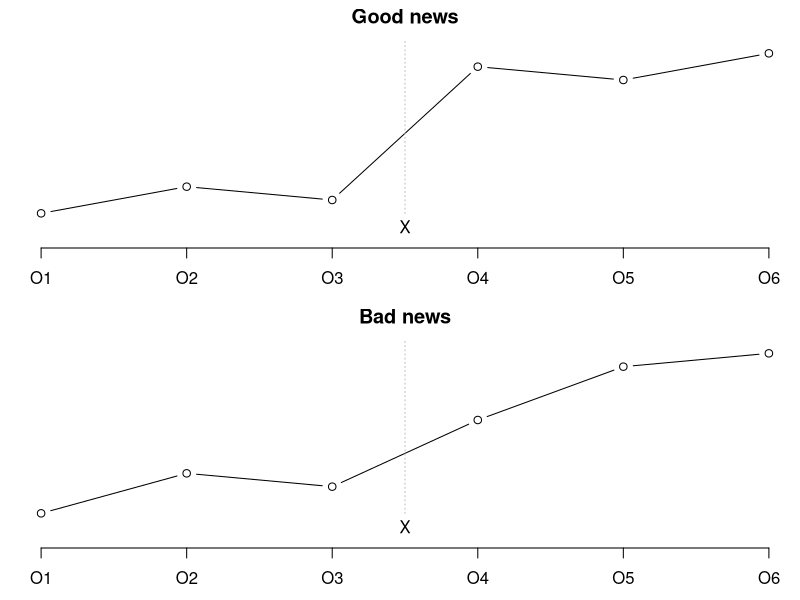
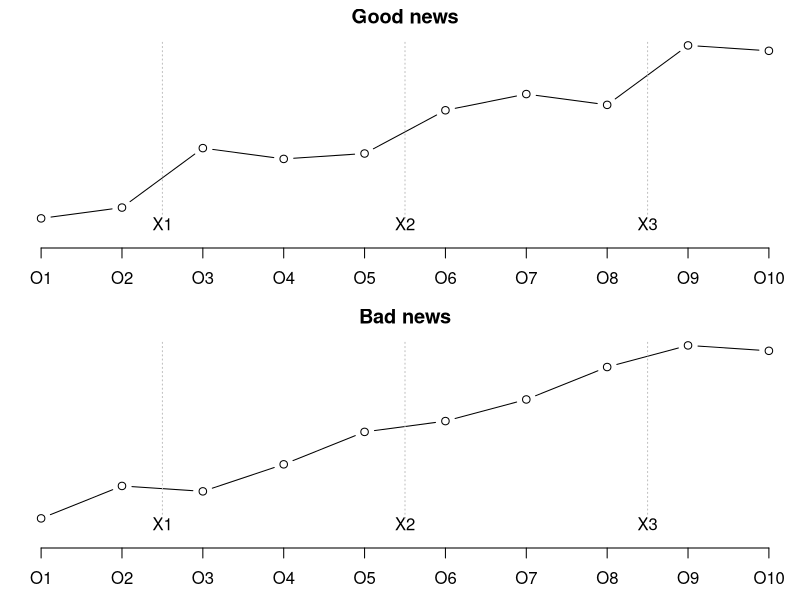
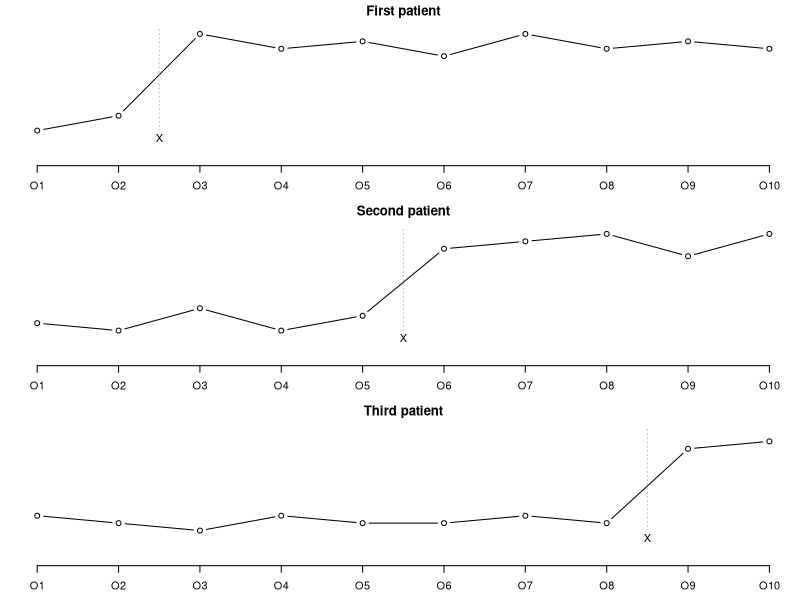

R code for these plots, in order:
## ---- chunk 1
cat("NR E: O1 O2 O3 X O4 O5 O6")
## ---- chunk 2
x <- 1:6
y1 <- c(1.1, 1.3, 1.2, 2.2, 2.1, 2.3)
y2 <- c(1.1, 1.4, 1.3, 1.8, 2.2, 2.3)
par(mar=c(2.6, 0.6, 1.6, 0.1), mfrow=c(2, 1))
plot(x, y1, axes=FALSE, type="b", ylim=c(0.9, 2.4))
text(3.5, 1, "X")
segments(3.5, 1.1, 3.5, 2.4, lty="dotted", col="gray")
axis(side=1, at=1:6, labels=paste0("O", 1:6))
title("Good news")
plot(x, y2, axes=FALSE, type="b", ylim=c(0.9, 2.4))
text(3.5, 1, "X")
segments(3.5, 1.1, 3.5, 2.4, lty="dotted", col="gray")
axis(side=1, at=1:6, labels=paste0("O", 1:6))
title("Bad news")
## ---- chunk 3
cat("NR E: O1 O2 X1 O3 O4 O5 X2 O6 O7 O8 X3 O9 O10")
## ---- chunk 4
x <- 1:10
y1 <- c(1.1, 1.3, 2.4, 2.2, 2.3, 3.1, 3.4, 3.2, 4.3, 4.2)
y2 <- c(1.1, 1.7, 1.6, 2.1, 2.7, 2.9, 3.3, 3.9, 4.3, 4.2)
par(mar=c(2.6, 0.6, 1.6, 0.1), mfrow=c(2, 1))
plot(x, y1, axes=FALSE, type="b", ylim=c(0.7, 4.4))
i1 <- c(2.5, 5.5, 8.5) 
text(i1, 1, paste0("X", 1:3))
segments(i1, 1.1, i1, 4.4, lty="dotted", col="gray")
axis(side=1, at=1:10, labels=paste0("O", 1:10))
title("Good news")
plot(x, y2, axes=FALSE, type="b", ylim=c(0.7, 4.4))
text(i1, 1, paste0("X", 1:3))
segments(i1, 1.1, i1, 4.4, lty="dotted", col="gray")
axis(side=1, at=1:10, labels=paste0("O", 1:10))
title("Bad news")
## ---- chunk 5
cat("NR E1: O1 O2 X O3 O4 O5   O6 O7 O8   O9 O10\n")
cat("NR E2: O1 O2   O3 O4 O5 X O6 O7 O8   O9 O10\n")
cat("NR E3: O1 O2   O3 O4 O5   O6 O7 O8 X O9 O10\n")
## ---- chunk 6
x <- 1:10
y1 <- c(1.1, 1.3, 2.4, 2.2, 2.3, 2.1, 2.4, 2.2, 2.3, 2.2)
y2 <- c(1.2, 1.1, 1.4, 1.1, 1.3, 2.2, 2.3, 2.4, 2.1, 2.4)
y3 <- c(1.3, 1.2, 1.1, 1.3, 1.2, 1.2, 1.3, 1.2, 2.2, 2.3)
par(mar=c(2.6, 0.6, 1.6, 0.1), mfrow=c(3, 1))
plot(x, y1, axes=FALSE, type="b", ylim=c(0.7, 2.5))
text(2.5, 1, "X")
segments(2.5, 1.1, 2.5, 2.5, lty="dotted", col="gray")
axis(side=1, at=1:10, labels=paste0("O", 1:10))
title("First patient")
plot(x, y2, axes=FALSE, type="b", ylim=c(0.7, 2.5))
text(5.5, 1, "X")
segments(5.5, 1.1, 5.5, 2.5, lty="dotted", col="gray")
axis(side=1, at=1:10, labels=paste0("O", 1:10))
title("Second patient")
plot(x, y3, axes=FALSE, type="b", ylim=c(0.7, 2.5))
text(8.5, 1, "X")
segments(8.5, 1.1, 8.5, 2.5, lty="dotted", col="gray")
axis(side=1, at=1:10, labels=paste0("O", 1:10))
title("Third patient")
